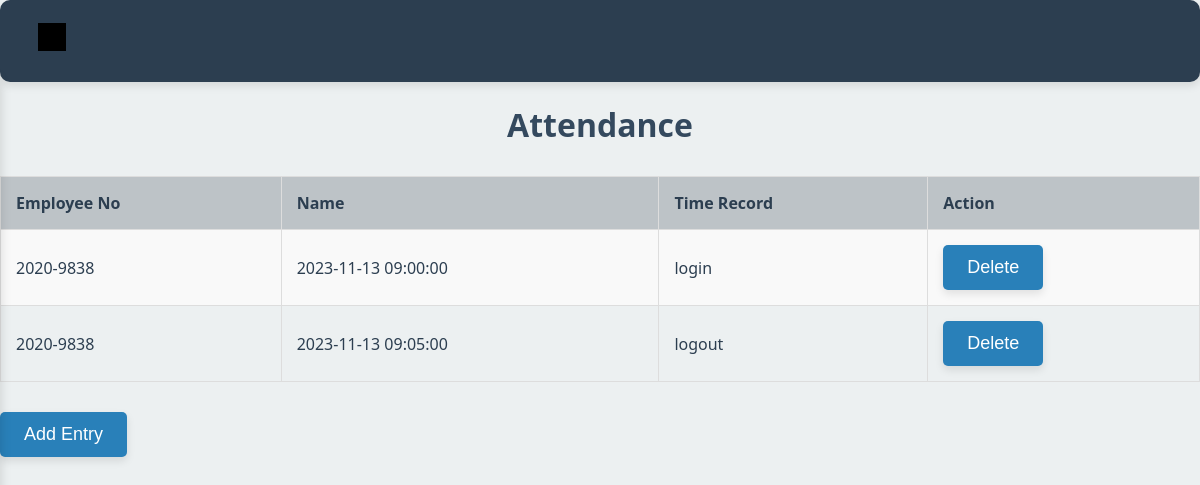
Screenshot of /attendance.php with the database file from the repository.
### tables this page shows
CREATE TABLE `attendance` (
  `id` int(11) NOT NULL,
  `employee_id` varchar(100) NOT NULL,
  `log_type` varchar(100) NOT NULL,
  `datetime_log` datetime NOT NULL DEFAULT current_timestamp()
);

### attendance.php (the view, shortened to what this page needs)
<!DOCTYPE html>
<html lang="en">
<head>
    <link rel="stylesheet" href="css/styles.css">
</head>
<body>
<div class="navbar-container">
        <div class="navbar-toggle">
            <div class="bars"></div>
        </div>
        <div class="sidebar">
            <nav>
                <ul>
                    <li><a href="intro.php">Home</a></li>
                    <li><a href="attendance.php">Attendance</a></li>
                    <li><a href="payrollList.php">Payroll List</a></li>
                    <li><a href="employee.php">Employee List</a></li>
                    <li><a href="department.php">Department List</a></li>
                    <li><a href="position.php">Position List</a></li>
                </ul>
            </nav>
        </div>
    </div>
    <h1>Attendance</h1>
    <?php
    $servername = "localhost";
    $username = "admin";
    $password = "123";
    $database = "payroll";
    $conn = new mysqli($servername, $username, $password, $database);
    $select_query = "SELECT * FROM attendance";
    $result = $conn->query($select_query);
    if ($result->num_rows > 0) {
        echo "<table border='1'>
                <tr>
                    <th>Employee No</th>
                    <th>Name</th>
                    <th>Time Record</th>
                    <th>Action</th>
                </tr>";
        while ($row = $result->fetch_assoc()) {
            echo "<tr>
                    <td>{$row['employee_id']}</td>
                    <td>{$row['datetime_log']}</td>
                    <td>{$row['log_type']}</td>
                    <td>
                        <form method='POST' style='margin: 0;'>
                            <input type='hidden' name='delete_id' value='{$row['employee_id']}'>
                            <button type='submit' name='delete'>Delete</button>
                        </form>
                    </td>
                  </tr>";
        }
        echo "</table>";
    } else {
        echo "<p>No entries in the database.</p>";
    }
    ?>
    <button onclick="openAddEntryForm()">Add Entry</button>
</body>
</html>

### css/styles.css (style rules this page uses)
.navbar-container { display: flex; justify-content: space-between; align-items: center; padding: 15px 30px; background-color: #2c3e50; border-radius: 10px; box-shadow: 0 4px 8px rgba(0, 0, 0, 0.1); }
.navbar-toggle { cursor: pointer; color: #ecf0f1; font-size: 26px; background: none; border: none; padding: 8px; border-radius: 50%; transition: background-color 0.3s ease; }
.sidebar { width: 270px; background-color: #34495e; display: flex; flex-direction: column; align-items: center; justify-content: start; padding-top: 30px; position: absolute; top: 70px; left: -270px; transition: left 0.4s ease; border-radius: 10px; box-shadow: 0 6px 12px rgba(0, 0, 0, 0.15); }
.sidebar nav ul { list-style-type: none; padding: 0; width: 100%; text-align: center; }
.sidebar nav ul li { margin-bottom: 15px; }
.sidebar nav ul li a { color: #ecf0f1; text-decoration: none; font-size: 20px; font-weight: 500; padding: 10px 20px; display: block; width: 100%; transition: background-color 0.3s ease, color 0.3s ease; }
button { background-color: #2980b9; color: white; padding: 12px 24px; border: none; border-radius: 5px; cursor: pointer; font-size: 18px; transition: background-color 0.3s ease, transform 0.3s ease; box-shadow: 0 4px 8px rgba(0, 0, 0, 0.1); }
.bars, .cross { display: inline-block; width: 28px; height: 28px; background-repeat: no-repeat; background-position: center; transition: transform 0.3s ease; }
.bars { background-image: url('bars.svg'); }
body { font-family: 'Segoe UI', Tahoma, Geneva, Verdana, sans-serif; background-color: #ecf0f1; margin: 0; padding: 0; color: #2c3e50; }
h1 { text-align: center; margin-bottom: 30px; color: #34495e; font-size: 32px; font-weight: 700; }
table { width: 100%; border-collapse: collapse; margin-bottom: 30px; }
table th, table td { padding: 15px; border: 1px solid #dddddd; text-align: left; font-size: 16px; }
table th { background-color: #bdc3c7; color: #2c3e50; font-weight: 600; }
table tr:nth-child(even) { background-color: #f9f9f9; }
button { background-color: #2980b9; color: white; padding: 12px 24px; border: none; border-radius: 5px; cursor: pointer; font-size: 18px; transition: background-color 0.3s ease, transform 0.3s ease; }

### rows the page displays
attendance: employee "2020-9838", datetime_log "2023-11-13 09:00:00", log_type "login"
attendance: employee "2020-9838", datetime_log "2023-11-13 09:05:00", log_type "logout"
